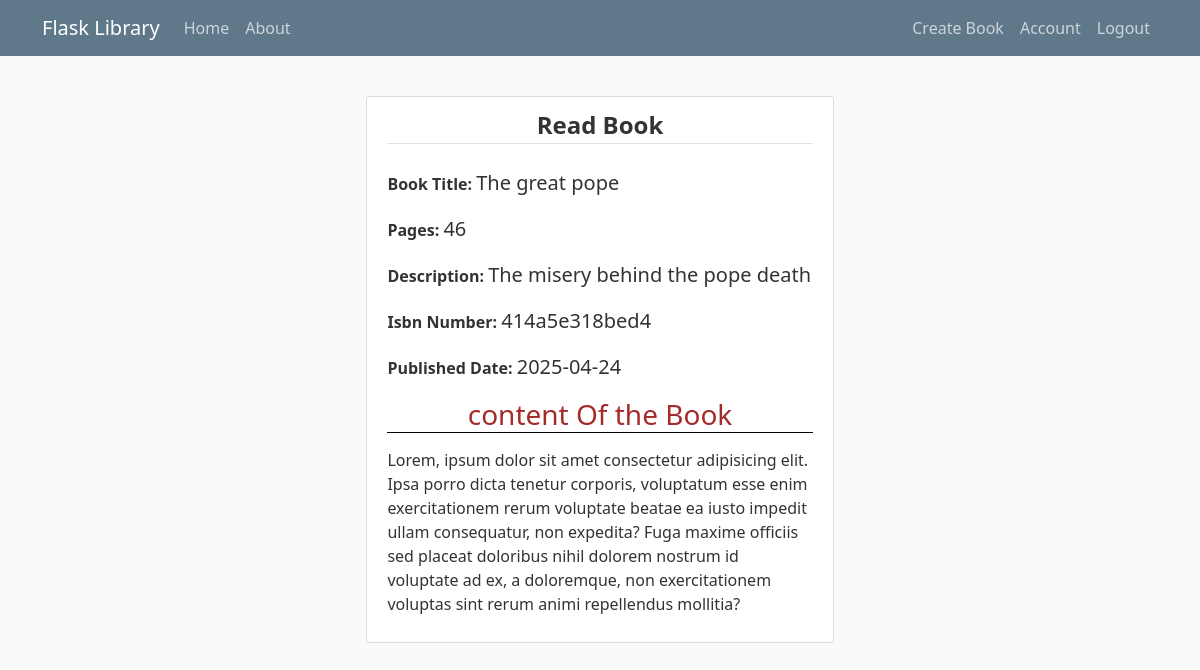
Screenshot of /book/22 (signed in) with the database file from the repository.
### flasklibrary/models.py (models this page shows, shortened)
class Book(db.Model):
    id = db.Column(db.Integer, primary_key= True)
    title =  db.Column(db.String(100), nullable=False)
    published_date = db.Column(db.DateTime, nullable = False, default = datetime.utcnow )
    pages = db.Column(db.Integer, nullable=False)
    isbn = db.Column(db.String(50), unique= True,nullable=False)
    description = db.Column(db.String(100),nullable=False)
    image_file = db.Column(db.String(100), nullable=False)
    content = db.Column(db.Text, nullable = False)

### flasklibrary/routes.py (the view)
@app.route("/book/<int:book_id>")
@login_required
def read_book(book_id):
    book = Book.query.get_or_404(book_id)
    return render_template('read_book.html',book=book)

### flasklibrary/models.py (called while the page is built)
@login_manager.user_loader
def load_user(user_id):
    return User.query.get(int(user_id))

### flasklibrary/templates/read_book.html (shortened to what this page needs)
{% extends "layout.html" %}
{% block content %}
<div class="content-section">
    <legend class="text-center border-bottom mb-4 fw-bold">Read Book</legend>
    <p class="fw-bold">Book Title: <span style="font-size: 20px;font-weight: 400;">{{book.title}}</span> </p>
    <p class="fw-bold">Pages: <span style="font-size: 20px;font-weight: 400;">{{book.pages}}</span></p>
    <p class="fw-bold">Description: <span style="font-size: 20px;font-weight: 400;">{{book.description}}</span></p>
    <p class="fw-bold">Isbn Number: <span style="font-size: 20px;font-weight: 400;">{{book.isbn}}</span></p>
    <p class="fw-bold">Published Date: <span style="font-size: 20px;font-weight: 400;">{{book.published_date.strftime('%Y-%m-%d')}}</span></p>
    <h3 style="text-align: center;color: brown; border-bottom: 1px solid black;margin-bottom: 15px;">content Of the Book</h3>
    <p>{{book.content}}</p>
</div>
{% endblock content %}

### flasklibrary/static/main.css (style rules this page uses)
body { background: #fafafa; color: #333333; margin-top: 5rem; }
h1, h2, h3, h4, h5, h6 { color: #444444; }
.content-section { background: #ffffff; padding: 10px 20px; border: 1px solid #dddddd; border-radius: 3px; margin-bottom: 20px; margin: auto; width: 40%; }

### rows the page displays
Book: title "The great pope", pages "46", description "The misery behind the pope death", isbn "414a5e318bed4", published_date "2025-04-24", content "Lorem, ipsum dolor sit amet consectetur adipisicing elit. Ipsa porro dicta tenetur corporis, voluptatum esse enim exercitationem rerum voluptate beatae ea iusto impedit ullam consequatur, non expedita? Fuga maxime officiis sed placeat doloribus nihil dolorem nostrum id voluptate ad ex, a doloremque, non exercitationem voluptas sint rerum animi repellendus mollitia?"
